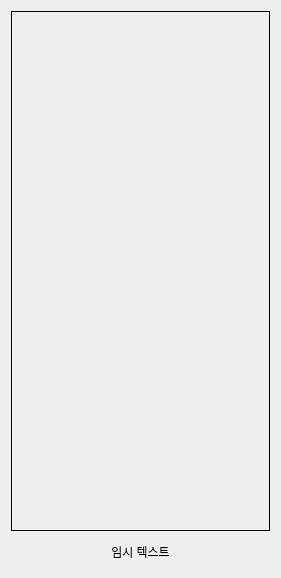
<?xml version="1.0" encoding="UTF-8"?>
<ui version="4.0">
 <class>CharacterSlotWidget</class>
 <widget class="QFrame" name="CharacterSlotWidget">
  <property name="geometry">
   <rect>
    <x>0</x>
    <y>0</y>
    <width>281</width>
    <height>578</height>
   </rect>
  </property>
  <property name="sizePolicy">
   <sizepolicy hsizetype="Expanding" vsizetype="Expanding">
    <horstretch>0</horstretch>
    <verstretch>0</verstretch>
   </sizepolicy>
  </property>
  <property name="windowTitle">
   <string>Frame</string>
  </property>
  <layout class="QVBoxLayout" name="verticalLayout">
   <item>
    <widget class="QLabel" name="label_profile_img">
     <property name="sizePolicy">
      <sizepolicy hsizetype="Expanding" vsizetype="Expanding">
       <horstretch>0</horstretch>
       <verstretch>0</verstretch>
      </sizepolicy>
     </property>
     <property name="frameShape">
      <enum>QFrame::Shape::Box</enum>
     </property>
     <property name="text">
      <string/>
     </property>
     <property name="scaledContents">
      <bool>true</bool>
     </property>
     <property name="alignment">
      <set>Qt::AlignmentFlag::AlignCenter</set>
     </property>
    </widget>
   </item>
   <item>
    <widget class="QLabel" name="label_char_name">
     <property name="sizePolicy">
      <sizepolicy hsizetype="Preferred" vsizetype="Minimum">
       <horstretch>0</horstretch>
       <verstretch>0</verstretch>
      </sizepolicy>
     </property>
     <property name="minimumSize">
      <size>
       <width>0</width>
       <height>30</height>
      </size>
     </property>
     <property name="maximumSize">
      <size>
       <width>16777215</width>
       <height>50</height>
      </size>
     </property>
     <property name="styleSheet">
      <string notr="true"/>
     </property>
     <property name="text">
      <string>임시 텍스트</string>
     </property>
     <property name="alignment">
      <set>Qt::AlignmentFlag::AlignCenter</set>
     </property>
     <property name="wordWrap">
      <bool>true</bool>
     </property>
    </widget>
   </item>
  </layout>
 </widget>
 <resources/>
 <connections/>
</ui>
